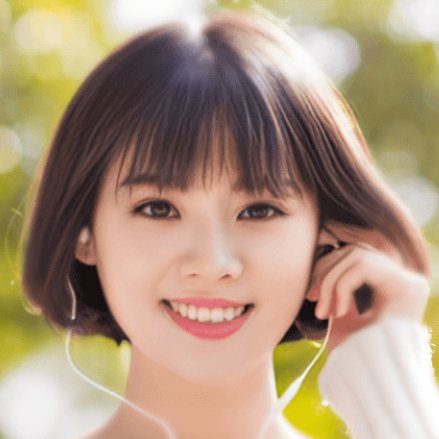
#> input picture Lab/ML lab4/code/Face/1.png, 439 x 439 px, found by its file name; its folder holds only this picture in this run
$ python lab4.py
#> lines starting #> are read from the running program, lines starting #| are printed output that depends on the picture
import os
import cv2
import numpy as np
import matplotlib.pyplot as plt
from mpl_toolkits.mplot3d import Axes3D


# 实验配置
num = 200  # 生成的原样本点数
dim = 3  # 原样本点维度
new_dim = 1  # PCA后样本点维度

method = 2  # 1:自己生成数据进行PCA 2:利用人脸数据进行PCA

face_dim = 10  # 人脸图像要降至的维度
filepath = ".\\Face"  # 人脸数据图片的路径
size = (60, 60)  # 设置统一图片大小


def gen_data(num, dim):
    "生成数据"
    data = np.zeros((dim, num))

    if dim == 2:
        mean = [2, -2]
        cov = [[1, 0], [0, 0.01]]
    elif dim == 3:
        mean = [2, 2, 3]
        cov = [[1, 0, 0], [0, 1, 0], [0, 0, 0.01]]

    data = np.random.multivariate_normal(mean, cov, num)
    # print(data.shape) # (100,2)
    return data


def PCA(data, new_dim):
    "实现PCA算法"
    x_mean = np.sum(data, axis=0) / num  # 求均值
    decentral_data = data - x_mean  # 中心化
    cov = decentral_data.T @ decentral_data  # 计算协方差
    eigenvalues, eigenvectors = np.linalg.eig(cov)  # 特征值分解
    eigenvectors = np.real(eigenvectors)
    dim_order = np.argsort(eigenvalues)  # 按从小到大获得特征值的索引
    PCA_vector = eigenvectors[:, dim_order[:-(new_dim + 1):-1]] # 选取最大的特征值对应的特征向量
    x_pca = decentral_data @ PCA_vector @ PCA_vector.T + x_mean  # 计算PCA之后的x值
    return PCA_vector, x_mean, x_pca


def PCA_show():
    "可视化PCA结果"
    data = gen_data(num, dim)  # 生成数据
    PCA_vector, x_mean, x_pca = PCA(data, new_dim)  # 执行PCA算法

    # 绘制散点图
    if dim == 2:  # 维数为2
        plt.scatter(data.T[0], data.T[1], c='w',
                    edgecolors='#86A697', s=20, marker='o', label='origin data')
        plt.scatter(x_pca.T[0], x_pca.T[1], c='w',
                    edgecolors='#D75455', s=20, marker='o', label='PCA data')

    elif dim == 3:  # 维数为3
        fig = plt.figure()
        ax = Axes3D(fig)
        ax.scatter(data.T[0], data.T[1], data.T[2],
                   c='#86A697', s=20, label='origin data')
        ax.scatter(x_pca.T[0], x_pca.T[1], x_pca.T[2],
                   c='#D75455', s=20, label='PCA data')

    plt.title("num = %d, dim = %d, new dim = %d" % (num, dim, new_dim))
    plt.legend()
    plt.show()
    return


def read_data():
    "读入人脸数据并展示"
    img_list = os.listdir(filepath)  # 获取文件名列表
    data = []
    i = 1
    for img in img_list:
        path = os.path.join(filepath, img)
        plt.subplot(3, 3, i)
        with open(path) as f:
            img_data = cv2.imread(path)  # 读取图像
#> img_data is the input picture: shape (439, 439, 3); mean B, G, R 126.7, 150.9, 174
            img_data = cv2.resize(img_data, size)  # 压缩图像至size大小
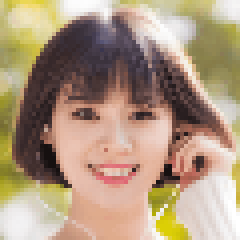
#> img_data: shape (60, 60, 3) (shown 4 times larger); mean B, G, R 126.6, 150.7, 173.7
            img_gray = cv2.cvtColor(img_data, cv2.COLOR_BGR2GRAY)  # 三通道转换为灰度图
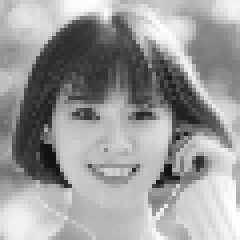
#> img_gray: shape (60, 60) (shown 4 times larger); min 18, max 255, mean 154.9
            plt.imshow(img_gray)  # 预览
            h, w = img_gray.shape
#> h = 60; w = 60
            img_col = img_gray.reshape(h * w)  # 对(h,w)的图像数据拉平
#> img_col = 3600 values, max 255 at index 3057, min 18 at index 2171, mean 154.9
            data.append(img_col)
        i += 1
    plt.show()

    return np.array(data)  # (9, 1600)


def SNR(img1, img2):
    "计算信噪比"
    diff = (img1 - img2) ** 2
    mse = np.sqrt(np.mean(diff))
    return 20 * np.log10(255.0 / mse)


def face_show():
    "人脸数据PCA"
    data = read_data()
    n, pixel = data.shape
#> n = 1; pixel = 3600
    PCA_vector, x_mean, x_pca = PCA(data, face_dim)
#> in PCA, `x_mean = np.sum(data, axis=0) / num`: x_mean = 3600 values, max 1.27 at index 3057, min 0.09 at index 2171, mean 0.774
#> in PCA, `cov = decentral_data.T @ decentral_data`:
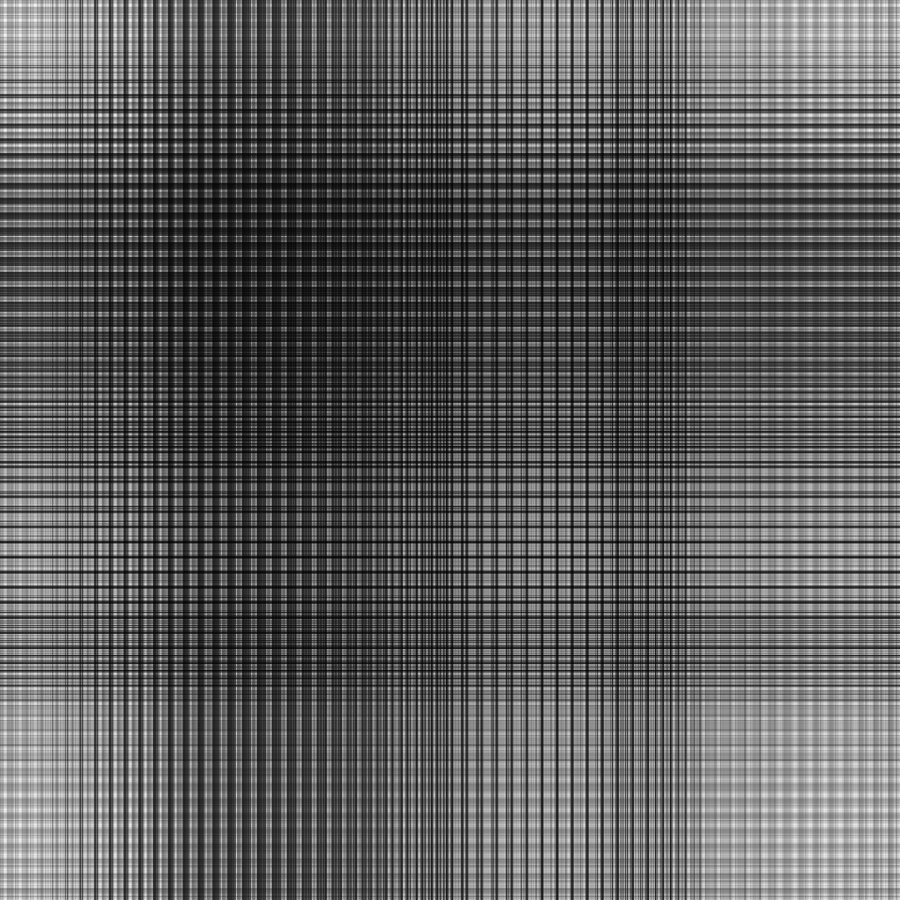
#> cov: shape (3600, 3600) float64 (shown at 1/4 size); min 320.8, max 64376.4, mean 23742.2; drawn with min black and max white
#> in PCA, `eigenvectors = np.real(eigenvectors)`:
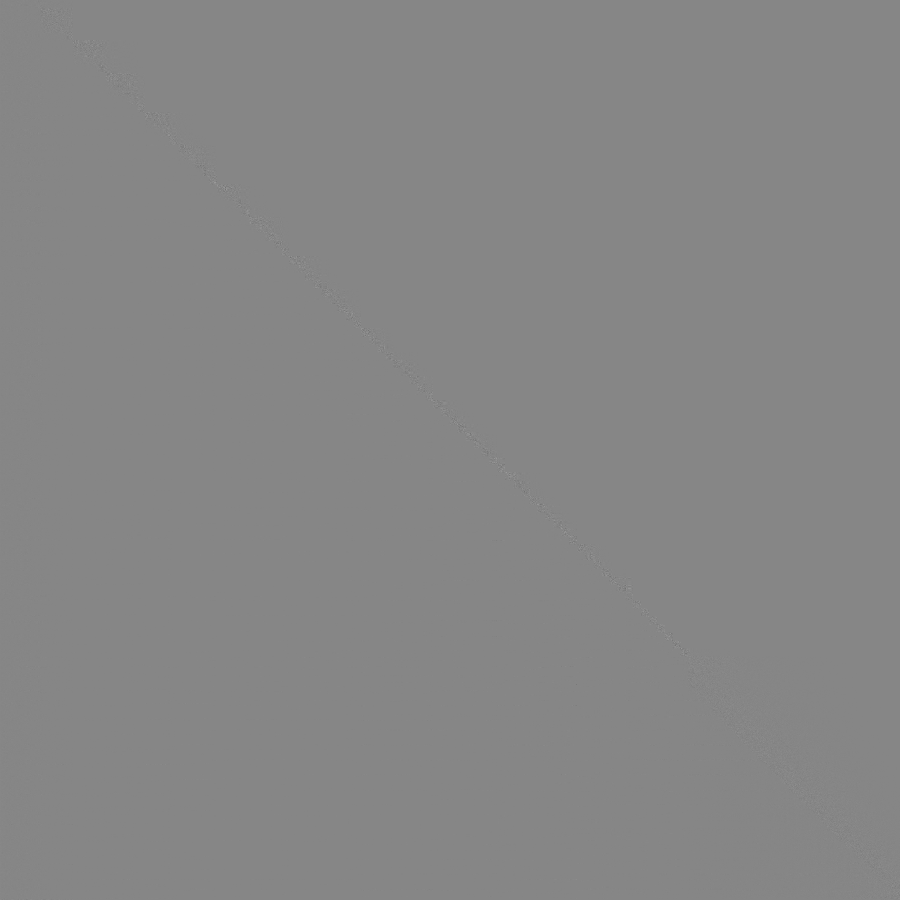
#> eigenvectors: shape (3600, 3600) float64 (shown at 1/4 size); min -0.969, max 0.871, mean 5.05e-06; drawn with min black and max white
#> in PCA, `dim_order = np.argsort(eigenvalues)`: dim_order = 3600 values, max 3599 at index 1801, min 0 at index 3599, mean 1799.5
    x_pca = np.real(x_pca)  # 仅保留实部
    # 绘制PCA后的图像
    plt.figure()
    for i in range(n):
        plt.subplot(3, 3, i+1)
        plt.imshow(x_pca[i].reshape(size))
    plt.show()
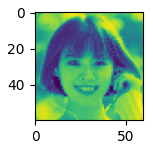
#> figure drawn by matplotlib, 1 panel
    # 计算信噪比
    print("压缩后维度为 %d，信噪比如下：" % face_dim)
    for i in range(n):
        snr = SNR(data[i], x_pca[i])
        print("图 %d, 信噪比: %.3f" % (i+1, snr))
#> this loop made 1 pass
#> (mse in SNR, snr) on pass 1: (1.72e-13, 303.4)
#| 图 1, 信噪比: 303.404
    return


if method == 1:
    PCA_show()
elif method == 2:
    face_show()
